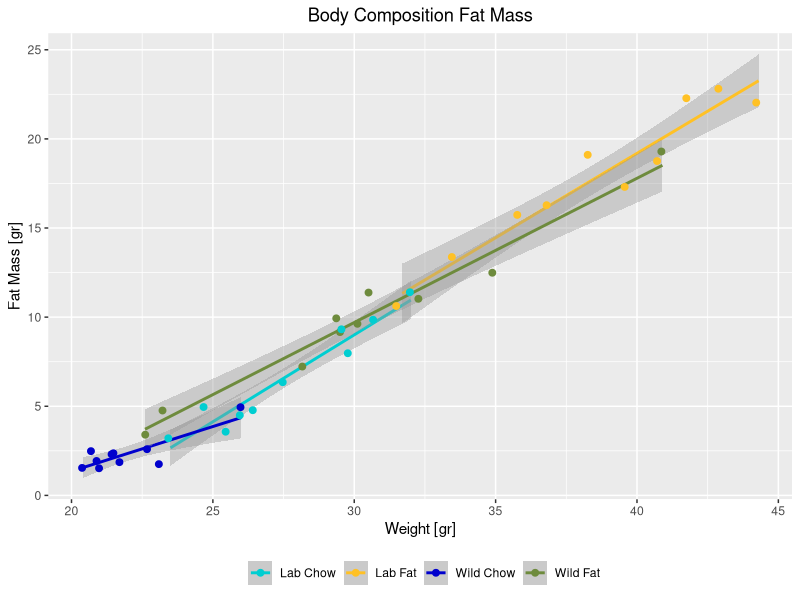
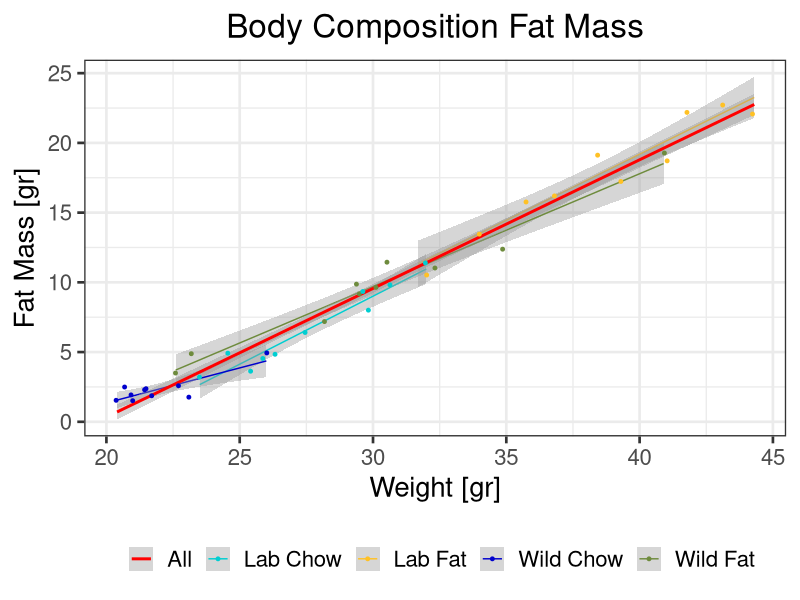
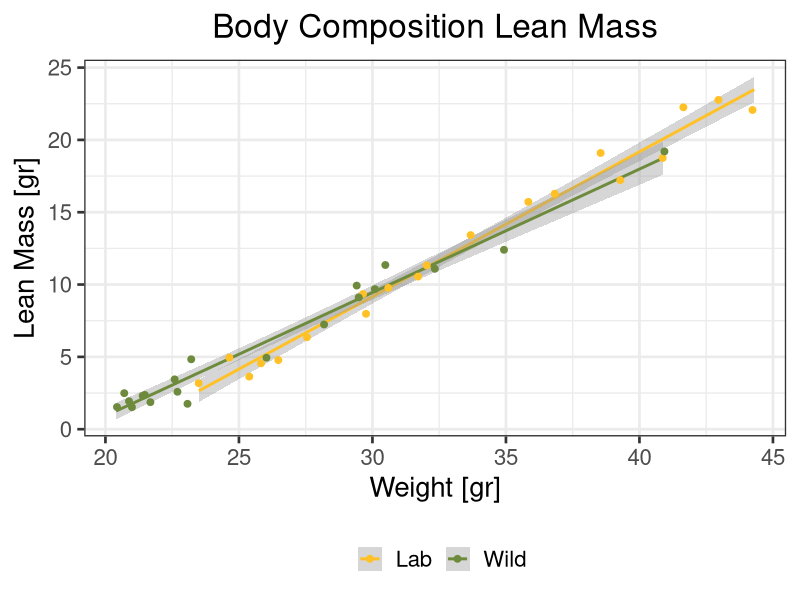
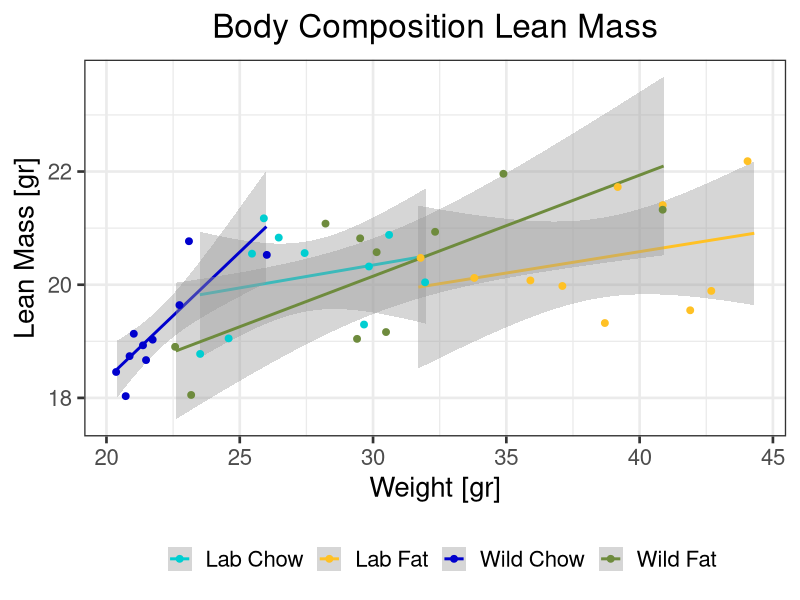
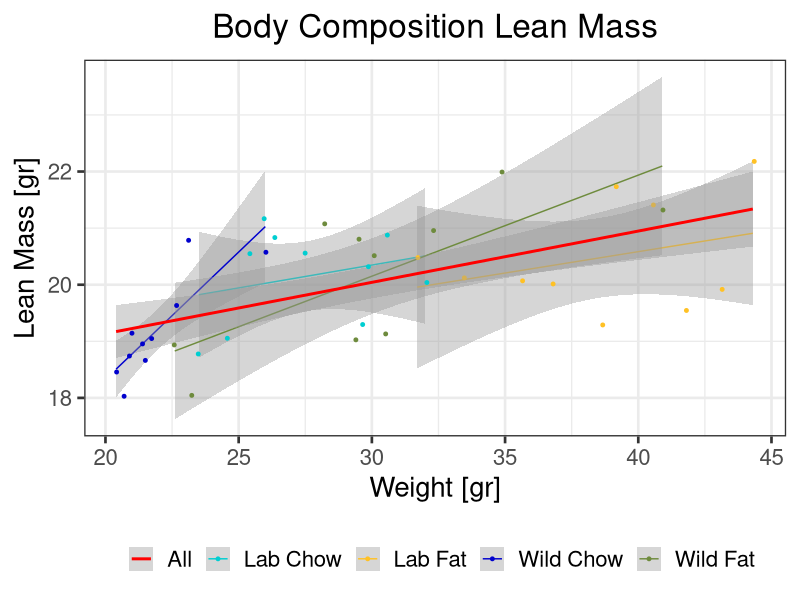
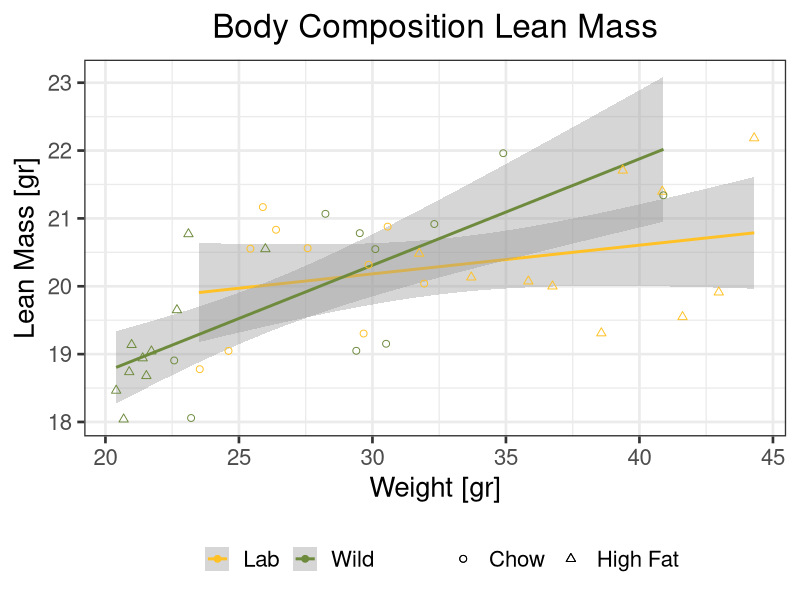
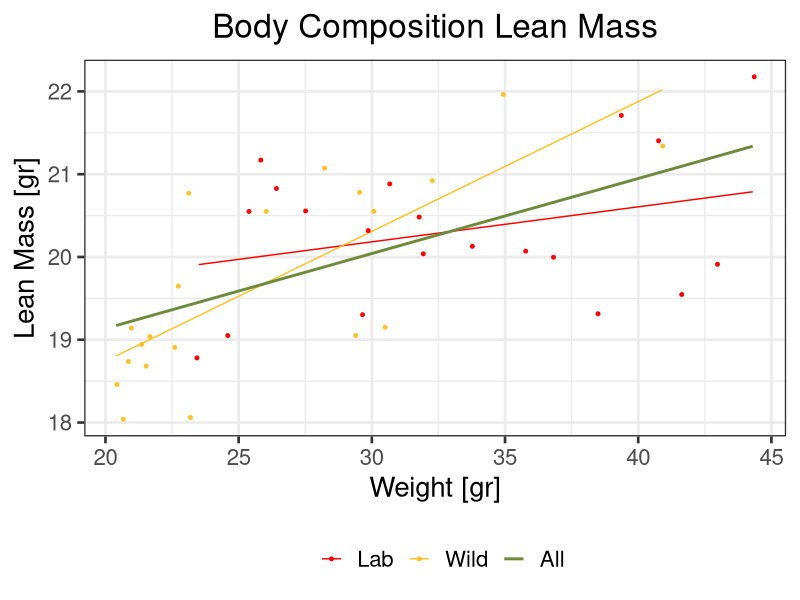
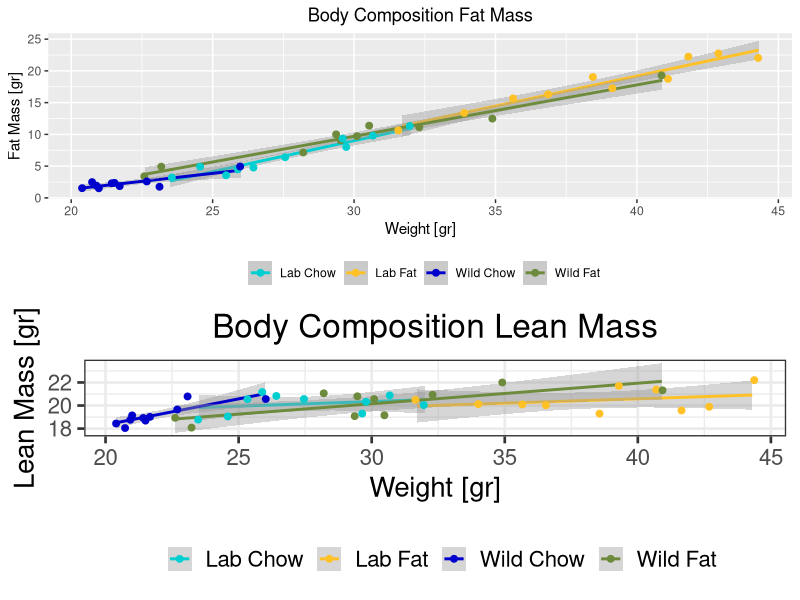

The R source for these figures, in order:
## ---- chunk 1
knitr::opts_chunk$set(echo = TRUE)


#setwd("~/Deskto p/Research/NAFLD/Experiments/All Experiments togehter")
library(ggplot2)
library(gdata)
library(rlist)
library(ggpubr)
library(gridBase)
library(gridExtra)
#installation of ggpubr, according to websitehttp://www.sthda.com/english/articles/24-ggpubr-publication-ready-plots/81-ggplot2-easy-way-to-mix-multiple-graphs-on-the-same-page/

cd <- read.csv("BodyCompositionMR.csv")


#Change Date to custome date of R programm, no need now, format is already fine
#cd$Date <- as.Date(cd$Date, "%m/%d/%y")

LChow <- subset(cd, cd$Microbiome == "Lab" & cd$Diet == "Chow")
LFat <- subset(cd, cd$Microbiome == "Lab" & cd$Diet == "High Fat")
WildChow <- subset(cd, cd$Microbiome == "Wildling" & cd$Diet == "Chow")
WildFat <- subset(cd, cd$Microbiome == "Wildling" & cd$Diet == "High Fat")

Lab <- subset(cd, cd$Microbiome == "Lab")
Wildling <- subset(cd, cd$Microbiome == "Wildling")


#from here on will be the Fat mass analysis

plotAllFatMass <- ggplot() +
  geom_smooth(method = lm, data = LChow, aes(x = LChow$Weight, y = LChow$Fat, color = "Lab Chow")) +
  geom_smooth(method = lm, data = LFat, aes(x = LFat$Weight, y = LFat$Fat, color = "Lab Fat")) +
  geom_smooth(method = lm, data = WildChow, aes(x = WildChow$Weight, y = WildChow$Fat, color = "Wild Chow")) +
  geom_smooth(method = lm, data = WildFat, aes(x = WildFat$Weight, y = WildFat$Fat, color = "Wild Fat")) +
      geom_jitter(data = LFat, aes(x = LFat$Weight, y = LFat$Fat, color = "Lab Fat"), size = 2) +
    geom_jitter(data = WildFat, aes(x = WildFat$Weight, y = WildFat$Fat, color = "Wild Fat"), size = 2) +
    geom_jitter(data = LChow, aes(x = LChow$Weight, y = LChow$Fat, color = "Lab Chow"), size = 2) +
    geom_jitter(data = WildChow, aes(x = WildChow$Weight, y = WildChow$Fat, color = "Wild Chow"), size =2 ) +
  xlab("Weight [gr]") +
  ylab("Fat Mass [gr]") +
scale_colour_manual("", values = c("darkturquoise","goldenrod1", "blue3", "darkolivegreen4")) +
  theme_set(theme_bw(base_size = 20) ) +
    theme(plot.title = element_text(hjust = 0.5), legend.position = "bottom") +
      ggtitle("Body Composition Fat Mass")

print(plotAllFatMass)

#plots the same as above with additionally all conditions combinded and the lines of the seperate conditions made smaller
plotAllFatMassWithComb <- ggplot() +
  geom_smooth(method = lm, data = LChow, aes(x = LChow$Weight, y = LChow$Fat, color = "Lab Chow"), size = 0.5) +
  geom_smooth(method = lm, data = LFat, aes(x = LFat$Weight, y = LFat$Fat, color = "Lab Fat"), size = 0.5) +
  geom_smooth(method = lm, data = WildChow, aes(x = WildChow$Weight, y = WildChow$Fat, color = "Wild Chow"), size = 0.5) +
  geom_smooth(method = lm, data = WildFat, aes(x = WildFat$Weight, y = WildFat$Fat, color = "Wild Fat"), size = 0.5) +
  geom_smooth(method = lm, data = cd, aes(x = cd$Weight, y = cd$Fat, color = "All"), size = 1) +
    geom_jitter(data = LFat, aes(x = LFat$Weight, y = LFat$Fat, color = "Lab Fat"), size = 1) +
    geom_jitter(data = WildFat, aes(x = WildFat$Weight, y = WildFat$Fat, color = "Wild Fat"), size = 1) +
    geom_jitter(data = LChow, aes(x = LChow$Weight, y = LChow$Fat, color = "Lab Chow"), size = 1) +
    geom_jitter(data = WildChow, aes(x = WildChow$Weight, y = WildChow$Fat, color = "Wild Chow"), size = 1 ) +
  xlab("Weight [gr]") +
  ylab("Fat Mass [gr]") +
scale_colour_manual("", values = c("red", "darkturquoise","goldenrod1", "blue3", "darkolivegreen4")) +
  theme_set(theme_bw(base_size = 20) ) +
    theme(plot.title = element_text(hjust = 0.5), legend.position = "bottom") +
      ggtitle("Body Composition Fat Mass")

print(plotAllFatMassWithComb)

plotFatMassLabvsWildling <- ggplot() +
  geom_smooth(method = lm, data = Lab, aes(x = Lab$Weight, y = Lab$Fat, color = "Lab")) +
 geom_smooth(method = lm, data = Wildling, aes(x = Wildling$Weight, y = Wildling$Fat, color = "Wild")) +
   geom_jitter(data = Lab, aes(x = Lab$Weight, y = Lab$Fat, color = "Lab"), size = 2) +
   geom_jitter(data = Wildling, aes(x = Wildling$Weight, y = Wildling$Fat, color = "Wild"), size = 2) +
    xlab("Weight [gr]") +
  ylab("Lean Mass [gr]") +
scale_colour_manual("", values = c("goldenrod1" , "darkolivegreen4"), breaks = c("Lab", "Wild")) +
  theme_set(theme_bw(base_size = 20) ) +
    theme(plot.title = element_text(hjust = 0.5), legend.position = "bottom") +
      ggtitle("Body Composition Lean Mass")

print(plotFatMassLabvsWildling)
# From here on will be the lean Mass analysis


plotAllLeanMass <- ggplot() +
  geom_smooth(method = lm, data = LChow, aes(x = LChow$Weight, y = LChow$Lean, color = "Lab Chow")) +
  geom_smooth(method = lm, data = LFat, aes(x = LFat$Weight, y = LFat$Lean, color = "Lab Fat")) +
  geom_smooth(method = lm, data = WildChow, aes(x = WildChow$Weight, y = WildChow$Lean, color = "Wild Chow")) +
  geom_smooth(method = lm, data = WildFat, aes(x = WildFat$Weight, y = WildFat$Lean, color = "Wild Fat")) +
    geom_jitter(data = LFat, aes(x = LFat$Weight, y = LFat$Lean, color = "Lab Fat"), size = 2) +
    geom_jitter(data = WildFat, aes(x = WildFat$Weight, y = WildFat$Lean, color = "Wild Fat"), size = 2) +
    geom_jitter(data = LChow, aes(x = LChow$Weight, y = LChow$Lean, color = "Lab Chow"), size = 2) +
    geom_jitter(data = WildChow, aes(x = WildChow$Weight, y = WildChow$Lean, color = "Wild Chow"), size =2 ) +
  xlab("Weight [gr]") +
  ylab("Lean Mass [gr]") +
scale_colour_manual("", values = c("darkturquoise","goldenrod1", "blue3", "darkolivegreen4"), breaks = c("Lab Chow", "Lab Fat", "Wild Chow", "Wild Fat")) +
  theme_set(theme_bw(base_size = 20) ) +
    theme(plot.title = element_text(hjust = 0.5), legend.position = "bottom") +
      ggtitle("Body Composition Lean Mass")

print(plotAllLeanMass)

plotAllLeanMassWithComb <- ggplot() +
  geom_smooth(method = lm, data = LChow, aes(x = LChow$Weight, y = LChow$Lean, color = "Lab Chow"), size = 0.5) +
  geom_smooth(method = lm, data = LFat, aes(x = LFat$Weight, y = LFat$Lean, color = "Lab Fat"), size = 0.5) +
  geom_smooth(method = lm, data = WildChow, aes(x = WildChow$Weight, y = WildChow$Lean, color = "Wild Chow"), size = 0.5) +
  geom_smooth(method = lm, data = WildFat, aes(x = WildFat$Weight, y = WildFat$Lean, color = "Wild Fat"), size = 0.5) +
    geom_jitter(data = LFat, aes(x = LFat$Weight, y = LFat$Lean, color = "Lab Fat"), size = 1) +
   geom_smooth(method = lm, data = cd, aes(x = cd$Weight, y = cd$Lean, color = "All"), size = 1) +
    geom_jitter(data = WildFat, aes(x = WildFat$Weight, y = WildFat$Lean, color = "Wild Fat"), size = 1) +
    geom_jitter(data = LChow, aes(x = LChow$Weight, y = LChow$Lean, color = "Lab Chow"), size = 1) +
    geom_jitter(data = WildChow, aes(x = WildChow$Weight, y = WildChow$Lean, color = "Wild Chow"), size = 1 ) +
  xlab("Weight [gr]") +
  ylab("Lean Mass [gr]") +
scale_colour_manual("", values = c("red", "darkturquoise","goldenrod1", "blue3", "darkolivegreen4"), breaks = c("All", "Lab Chow", "Lab Fat", "Wild Chow", "Wild Fat")) +
  theme_set(theme_bw(base_size = 20) ) +
    theme(plot.title = element_text(hjust = 0.5), legend.position = "bottom") +
      ggtitle("Body Composition Lean Mass")

print(plotAllLeanMassWithComb)


plotLeanMassLabvsWildling <- ggplot() +
  geom_smooth(method = lm, data = Lab, aes(x = Lab$Weight, y = Lab$Lean, color = "Lab")) +
 geom_smooth(method = lm, data = Wildling, aes(x = Wildling$Weight, y = Wildling$Lean, color = "Wild")) +
   geom_jitter(data = Lab, aes(x = Lab$Weight, y = Lab$Lean, color = "Lab", shape = Lab$Diet), size = 2) +
   geom_jitter(data = Wildling, aes(x = Wildling$Weight, y = Wildling$Lean, color = "Wild", shape = Lab$Diet), size = 2) +
    scale_shape_discrete(" ", solid=F)+
   xlab("Weight [gr]") +
  ylab("Lean Mass [gr]") +
scale_colour_manual("", values = c("goldenrod1" , "darkolivegreen4"), breaks = c("Lab", "Wild")) +
  theme_set(theme_bw(base_size = 20) ) +
    theme(plot.title = element_text(hjust = 0.5), legend.position = "bottom") +
      ggtitle("Body Composition Lean Mass")

print(plotLeanMassLabvsWildling)

plotLeanMassLabvsWildlingandAll <- ggplot() +
  geom_smooth(method = lm, data = Lab, aes(x = Lab$Weight, y = Lab$Lean, color = "Lab"), size = 0.5, se = FALSE) +
 geom_smooth(method = lm, data = Wildling, aes(x = Wildling$Weight, y = Wildling$Lean, color = "Wild"), size = 0.5, se = FALSE) +
  geom_smooth(method = lm, data = cd, aes(x = cd$Weight, y = cd$Lean, color = "All"), size = 1, se = FALSE) +
   geom_jitter(data = Lab, aes(x = Lab$Weight, y = Lab$Lean, color = "Lab"), size = 1) +
   geom_jitter(data = Wildling, aes(x = Wildling$Weight, y = Wildling$Lean, color = "Wild"), size = 1) +
    xlab("Weight [gr]") +
  ylab("Lean Mass [gr]") +
scale_colour_manual("", values = c("red" , "goldenrod1" ,  "darkolivegreen4"), breaks = c("Lab", "Wild", "All")) +
  theme_set(theme_bw(base_size = 20) ) +
    theme(plot.title = element_text(hjust = 0.5), legend.position = "bottom") +
      ggtitle("Body Composition Lean Mass")

print(plotLeanMassLabvsWildlingandAll)


grid.arrange(plotAllFatMass, plotAllLeanMass, ncol = 1)

grid.arrange(plotAllFatMass, plotAllFatMassWithComb, ncol = 1)

grid.arrange( plotAllFatMassWithComb,plotFatMassLabvsWildling, ncol = 1)


grid.arrange(plotAllLeanMass, plotAllLeanMassWithComb, ncol = 1)

grid.arrange(plotLeanMassLabvsWildling, plotLeanMassLabvsWildlingandAll, ncol = 1)


#correlation for fat mass, first for all conditions combinded
 cor.test(cd$Weight, cd$Fat, method = "pearson")
#only for lab
 cor.test(cd$Weight[cd$Microbiome == "Lab"], cd$Fat[cd$Microbiome == "Lab"], method = "pearson")
#correlation for WIldling
 cor.test(cd$Weight[cd$Microbiome == "Wildling"], cd$Fat[cd$Microbiome == "Wildling"], method = "pearson")



#correlation for lean mas
cor.test(cd$Weight, cd$Lean, method = "pearson")

cor.test(cd$Weight[cd$Microbiome == "Lab"], cd$Lean[cd$Microbiome == "Lab"])

cor.test(cd$Weight[cd$Microbiome == "Wildling"], cd$Lean[cd$Microbiome == "Wildling"])
